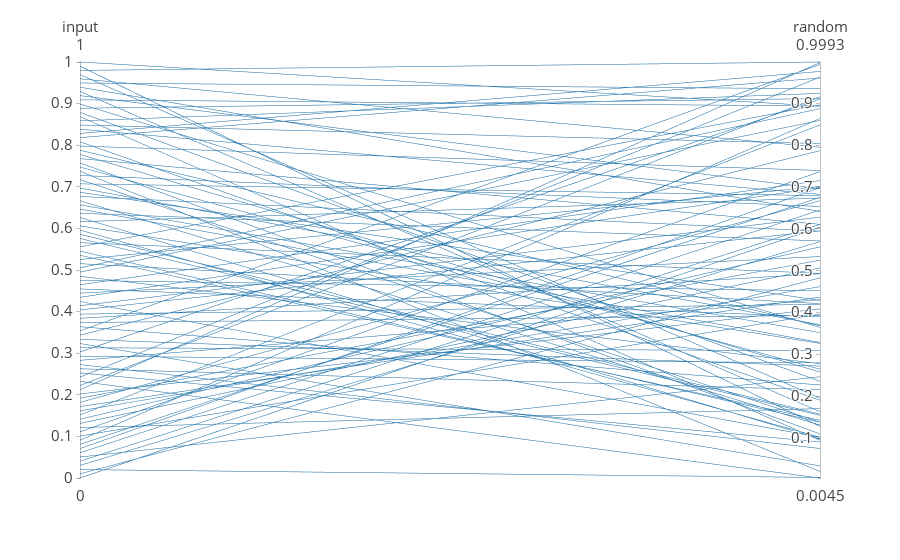

The cell this chart's notebook holds for it:
### Code cell
ex.parallel_coordinates(data, dimensions=two_columns)
